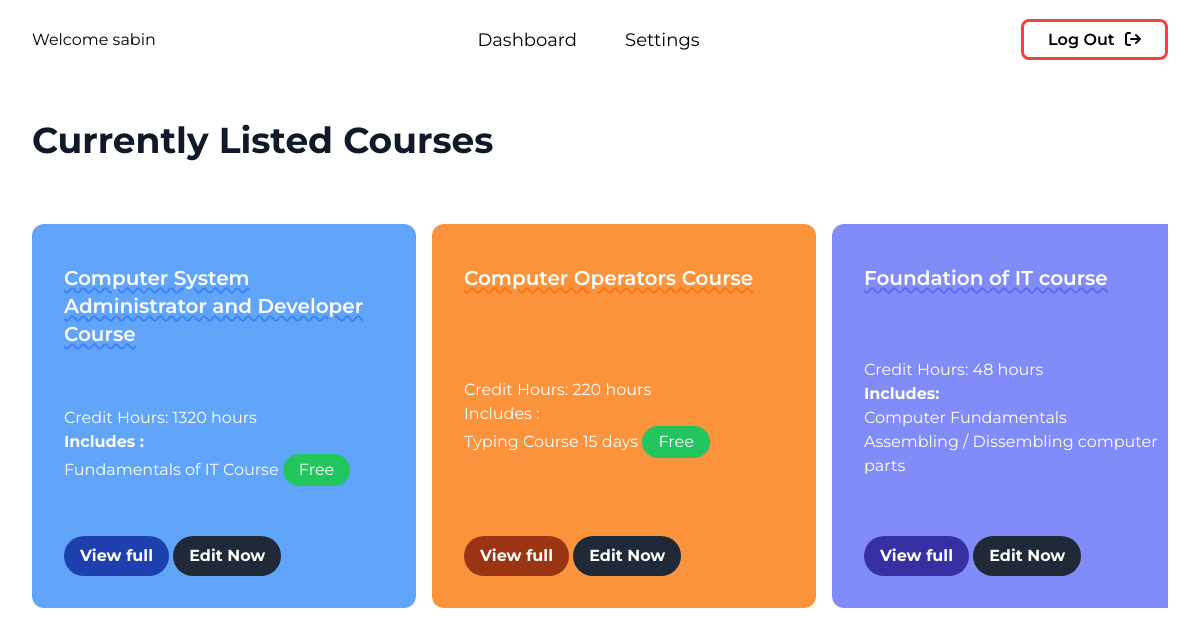
/admin/courses.php (signed in), run on the app's committed database.
### tables this page shows
CREATE TABLE IF NOT EXISTS `courses` (
  `id` int NOT NULL AUTO_INCREMENT,
  `course_id` bigint NOT NULL,
  `course_name` varchar(250) NOT NULL,
  `course_title` varchar(250) NOT NULL,
  `course_price` int NOT NULL,
  `course_description` text NOT NULL,
  `course_curriculum_brief` text NOT NULL,
  `course_aim` text NOT NULL,
  `course_objectives` text NOT NULL,
  `course_salient_features` text NOT NULL,
  `course_entry_criteria` text NOT NULL,
  `course_structure_downloadable` text,
  `course_structure_details` text,
  `course_url` varchar(250) NOT NULL,
  `enrollment_count` bigint NOT NULL DEFAULT '0',
  `createdat` timestamp NOT NULL DEFAULT CURRENT_TIMESTAMP,
  `updatedat` timestamp NOT NULL DEFAULT CURRENT_TIMESTAMP,
  PRIMARY KEY (`id`),
  UNIQUE KEY `course_id` (`course_id`)
);

### controllers/admin/course/get-all-course.php (called while the page is built, shortened)
<?php
function get_all_course($fromIndex = false)
{
    if ($stmt = $conn->prepare("SELECT course_id, course_name, course_title, course_price, course_description, course_curriculum_brief, course_aim, course_objectives, course_salient_features, course_entry_criteria, course_structure_downloadable, course_url, enrollment_count ,createdat, updatedat  FROM courses")) {
        $stmt->execute();
        $stmt->store_result();
        if ($stmt->num_rows > 0) {
            return $stmt;
        } else {
            return false;
        }
    } else {
        return false;
    }
}

### public/admin/courses.php (the view, shortened to what this page needs)
<!DOCTYPE html>
<html lang="en">
<head>
    <link rel="stylesheet" href="../assets/styles/style.css">
    <link rel="stylesheet" href="https://cdnjs.cloudflare.com/ajax/libs/font-awesome/6.1.1/css/all.min.css" />
</head>
<body>
    <?php require_once("./include/navbar.php") ?>
    <section class="max-w-[1400px] mx-auto px-8">
        <section class="my-10">
            <h3 class="text-2xl md:text-4xl font-bold text-gray-900">Currently Listed Courses</h3>
            <?php
            require_once("../../controllers/admin/course/get-all-course.php");
            $stmt = get_all_course();
            if ($stmt) {
                $stmt->bind_result($course_id, $course_name, $course_title, $course_price, $course_description, $course_curriculum_brief, $course_aim, $course_objectives, $course_salient_features, $course_entry_criteria, $course_structure_downloadable, $enrolled_at, $course_url, $createdat, $updatedat);
                echo '<section class="my-8 flex items-center justify-between overflow-x-hidden no-wrap space-x-4 relative ">';
                echo '<section class="my-8 animatein flex items-center justify-between no-wrap space-x-4 overflow-x-scroll cursor-grab active:cursor-grabbing slider1" id="slider1">';
                while ($stmt->fetch()) {
                    echo '
                    <div class="rounded-xl card text-white p-8 space-y-4 flex-shrink-0 w-80 lg:w-96 h-96 flex flex-col justify-between items-start">
                        <p class="text-xl font-semibold my-2 underline underline-offset-2 decoration-wavy decoration-2 text-decor">' . $course_title . '</p>
                        <div class="includes overflow-hidden" style="display: -webkit-box; -webkit-line-clamp: 9; -webkit-box-orient: vertical;">
                        ' . $course_description . '
                        </div>
                        <div>
                            <a target="_blank" href="../courses/' . $course_url . '" class="inline-block">
                                <button class="px-4 py-2 btn font-bold rounded-full hover:-translate-y-1 transition-all">View full</button>
                            </a>
                            <a target="_blank" href="./edit-course.php?id=' . $course_id . '" class="inline-block">
                                <button class="px-4 py-2 bg-gray-800 font-bold rounded-full hover:-translate-y-1 transition-all">Edit Now</button>
                            </a>
                        </div>
                    </div>
                    ';
                }
                echo '</section>';
                echo '</section>';
            }
            ?>
        </section>
    </section>
</body>
</html>

### public/assets/styles/style.css (style rules this page uses)
html { line-height: 1.5; -webkit-text-size-adjust: 100%; -moz-tab-size: 4; -o-tab-size: 4; tab-size: 4; font-family: ui-sans-serif, system-ui, -apple-system, BlinkMacSystemFont, "Segoe UI", Roboto, "Helvetica Neue", Arial, "Noto Sans", sans-serif, "Apple Color Emoji", "Segoe UI Emoji", "Segoe UI Symbol", "Noto Color Emoji"; }
body { margin: 0; line-height: inherit; }
h1, h2, h3, h4, h5, h6 { font-size: inherit; font-weight: inherit; }
a { color: inherit; text-decoration: inherit; }
b, strong { font-weight: bolder; }
button, input, optgroup, select, textarea { font-family: inherit; font-size: 100%; font-weight: inherit; line-height: inherit; color: inherit; margin: 0; padding: 0; }
button, select { text-transform: none; }
button, [type='button'], [type='reset'], [type='submit'] { -webkit-appearance: button; background-color: transparent; background-image: none; }
blockquote, dl, dd, h1, h2, h3, h4, h5, h6, hr, figure, p, pre { margin: 0; }
button, [role="button"] { cursor: pointer; }
.relative { position: relative; }
.mx-auto { margin-left: auto; margin-right: auto; }
.my-8 { margin-top: 2rem; margin-bottom: 2rem; }
.my-10 { margin-top: 2.5rem; margin-bottom: 2.5rem; }
.my-2 { margin-top: 0.5rem; margin-bottom: 0.5rem; }
.inline-block { display: inline-block; }
.flex { display: flex; }
.h-96 { height: 24rem; }
.w-80 { width: 20rem; }
.max-w-\[1400px\] { max-width: 1400px; }
.flex-shrink-0 { flex-shrink: 0; }
.cursor-grab { cursor: -webkit-grab; cursor: grab; }
.flex-col { flex-direction: column; }
.items-start { align-items: flex-start; }
.items-center { align-items: center; }
.justify-between { justify-content: space-between; }
.space-y-4 > :not([hidden]) ~ :not([hidden]) { --tw-space-y-reverse: 0; margin-top: calc(1rem * calc(1 - var(--tw-space-y-reverse))); margin-bottom: calc(1rem * var(--tw-space-y-reverse)); }
.space-x-4 > :not([hidden]) ~ :not([hidden]) { --tw-space-x-reverse: 0; margin-right: calc(1rem * var(--tw-space-x-reverse)); margin-left: calc(1rem * calc(1 - var(--tw-space-x-reverse))); }
.overflow-hidden { overflow: hidden; }
.overflow-x-hidden { overflow-x: hidden; }
.overflow-x-scroll { overflow-x: scroll; }
.rounded-xl { border-radius: 0.75rem; }
.rounded-full { border-radius: 9999px; }
.bg-gray-800 { --tw-bg-opacity: 1; background-color: rgb(31 41 55 / var(--tw-bg-opacity)); }
.bg-blue-800 { --tw-bg-opacity: 1; background-color: rgb(30 64 175 / var(--tw-bg-opacity)); }
.bg-orange-800 { --tw-bg-opacity: 1; background-color: rgb(154 52 18 / var(--tw-bg-opacity)); }
.bg-indigo-800 { --tw-bg-opacity: 1; background-color: rgb(55 48 163 / var(--tw-bg-opacity)); }
.bg-blue-400 { --tw-bg-opacity: 1; background-color: rgb(96 165 250 / var(--tw-bg-opacity)); }
.bg-orange-400 { --tw-bg-opacity: 1; background-color: rgb(251 146 60 / var(--tw-bg-opacity)); }
.bg-indigo-400 { --tw-bg-opacity: 1; background-color: rgb(129 140 248 / var(--tw-bg-opacity)); }
.p-8 { padding: 2rem; }
.px-8 { padding-left: 2rem; padding-right: 2rem; }
.px-4 { padding-left: 1rem; padding-right: 1rem; }
.py-2 { padding-top: 0.5rem; padding-bottom: 0.5rem; }
.text-2xl { font-size: 1.5rem; line-height: 2rem; }
.text-xl { font-size: 1.25rem; line-height: 1.75rem; }
.font-bold { font-weight: 700; }
.font-semibold { font-weight: 600; }
.text-white { --tw-text-opacity: 1; color: rgb(255 255 255 / var(--tw-text-opacity)); }
.text-gray-900 { --tw-text-opacity: 1; color: rgb(17 24 39 / var(--tw-text-opacity)); }
.underline { -webkit-text-decoration-line: underline; text-decoration-line: underline; }
.decoration-blue-500 { -webkit-text-decoration-color: #3b82f6; text-decoration-color: #3b82f6; }
.decoration-orange-500 { -webkit-text-decoration-color: #f97316; text-decoration-color: #f97316; }
.decoration-indigo-500 { -webkit-text-decoration-color: #6366f1; text-decoration-color: #6366f1; }
.decoration-wavy { -webkit-text-decoration-style: wavy; text-decoration-style: wavy; }
.decoration-2 { text-decoration-thickness: 2px; }
.underline-offset-2 { text-underline-offset: 2px; }
.transition-all { transition-property: all; transition-timing-function: cubic-bezier(0.4, 0, 0.2, 1); transition-duration: 150ms; }
body, html { font-family: "Montserrat", sans-serif; scroll-behavior: smooth; }
.animatein { -webkit-animation: fadein 0.5s linear forwards; animation: fadein 0.5s linear forwards; }
@media (min-width: 768px) { .md\:text-4xl { font-size: 2.25rem; line-height: 2.5rem; } }
@media (min-width: 1024px) { .lg\:w-96 { width: 24rem; } }

### data on the page
courses: course_title "Computer System Administrator and Developer Course", course_description "Credit Hours: 1320 hours Includes : Fundamentals of IT Course Free"
courses: course_title "Computer Operators Course", course_description "Credit Hours: 220 hours Includes : Typing Course 15 days Free"
courses: course_title "Foundation of IT course", course_description "Credit Hours: 48 hours Includes: Computer Fundamentals Assembling / Dissembling computer parts"

### other printed values
$_SESSION["admin_username"] "sabin"
